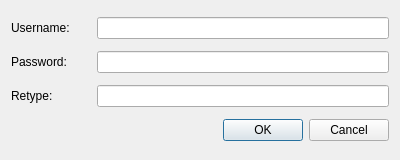
<?xml version="1.0" encoding="UTF-8"?>
<ui version="4.0">
 <class>FormRegistrationDialog</class>
 <widget class="QDialog" name="FormRegistrationDialog">
  <property name="geometry">
   <rect>
    <x>0</x>
    <y>0</y>
    <width>400</width>
    <height>160</height>
   </rect>
  </property>
  <property name="windowTitle">
   <string>Registration</string>
  </property>
  <layout class="QVBoxLayout" name="verticalLayout">
   <item>
    <layout class="QHBoxLayout" name="usernameHLayout">
     <item>
      <widget class="QLabel" name="usernameLabel">
       <property name="minimumSize">
        <size>
         <width>80</width>
         <height>0</height>
        </size>
       </property>
       <property name="text">
        <string>Username:</string>
       </property>
      </widget>
     </item>
     <item>
      <widget class="QLineEdit" name="usernamelineEdit"/>
     </item>
    </layout>
   </item>
   <item>
    <layout class="QHBoxLayout" name="passwordHLayout">
     <item>
      <widget class="QLabel" name="passwordLabel">
       <property name="minimumSize">
        <size>
         <width>80</width>
         <height>0</height>
        </size>
       </property>
       <property name="text">
        <string>Password:</string>
       </property>
      </widget>
     </item>
     <item>
      <widget class="QLineEdit" name="passwordLineEdit"/>
     </item>
    </layout>
   </item>
   <item>
    <layout class="QHBoxLayout" name="retypePasswordHLayout">
     <item>
      <widget class="QLabel" name="passwordRetypeLabel">
       <property name="minimumSize">
        <size>
         <width>80</width>
         <height>0</height>
        </size>
       </property>
       <property name="text">
        <string>Retype:</string>
       </property>
      </widget>
     </item>
     <item>
      <widget class="QLineEdit" name="retypePasswordLineEdit"/>
     </item>
    </layout>
   </item>
   <item>
    <widget class="QDialogButtonBox" name="buttonBox">
     <property name="standardButtons">
      <set>QDialogButtonBox::Cancel|QDialogButtonBox::Ok</set>
     </property>
    </widget>
   </item>
  </layout>
 </widget>
 <resources/>
 <connections/>
</ui>
